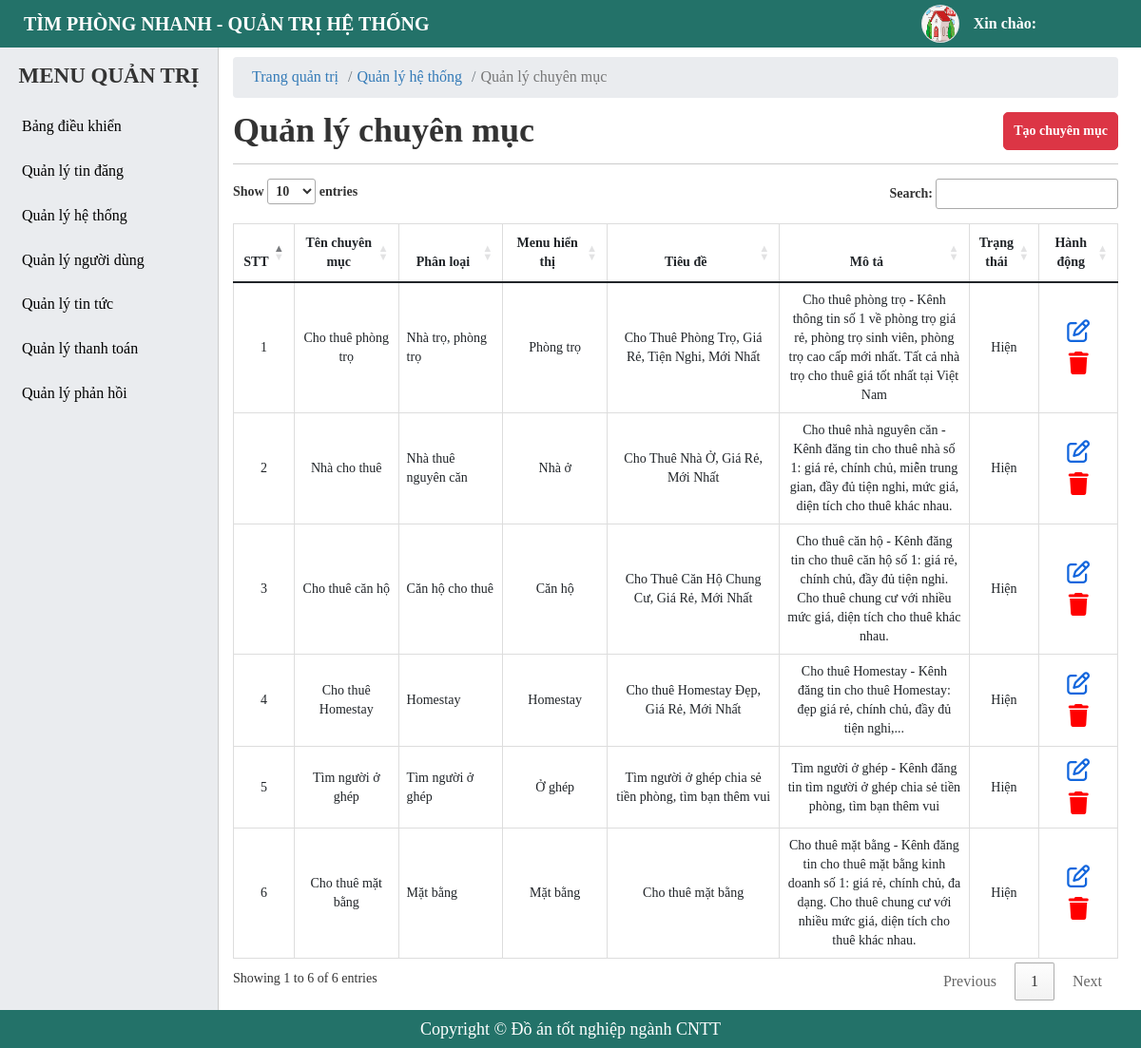
The app's page /admin/categories.php with its own data.
### tables this page shows
CREATE TABLE `tbl_categories` (
  `id` bigint(20) NOT NULL,
  `name` varchar(255) NOT NULL,
  `classify` varchar(255) NOT NULL,
  `slug` varchar(255) NOT NULL,
  `type` varchar(255) NOT NULL,
  `title` varchar(255) NOT NULL,
  `description` varchar(255) NOT NULL,
  `status` int(11) NOT NULL DEFAULT 1,
  `created_at` timestamp NOT NULL DEFAULT current_timestamp(),
  `updated_ad` timestamp NOT NULL DEFAULT current_timestamp()
);

### admin/categories.php (the view, shortened to what this page needs)
<?php
    include './include/connect.php';
    $queryCate = $conn->prepare("SELECT * FROM tbl_categories");
    $queryCate->execute();
    $resultsCate = $queryCate->fetchAll(PDO::FETCH_OBJ);
?>
<!DOCTYPE html>
<html lang="en">
<head>
    <?php include('include/link-css.php');?>
</head>
<body>
    <?php
     include('include/header.php');
    ?>
    <div id="main">
        <?php
        include('include/sidebar.php');
        ?>
        <div id="main-right">
            <nav aria-label="breadcrumb">
                <ol class="breadcrumb">
                    <li class="breadcrumb-item"><a href="#">Trang quản trị</a></li>
                    <li class="breadcrumb-item"><a href="#">Quản lý hệ thống</a></li>
                    <li class="breadcrumb-item active" aria-current="page">Quản lý chuyên mục</li>
                </ol>
            </nav>
            <section class="main-right-title">
                <div class="form-title">
                    <h1>Quản lý chuyên mục</h1>
                </div>
                <div class="account-btn">
                    <button class="btn btn-post btn-add">Tạo chuyên mục</button>
                </div>
            </section>
            <div class="main-right-table">
                <table class="table table-bordered table-post-list" id = "table-manage">
                    <thead>
                        <tr>
                            <th style="width: 5%;" >STT</th>
                            <th style="width: 12%;" >Tên chuyên mục</th>
                            <th style="width: 12%;" >Phân loại</th>
                            <th style="width: 12%;" >Menu hiển thị</th>
                            <th style="width: 20%;" >Tiêu đề</th>
                            <th style="width: 22%;" >Mô tả</th>
                            <th style="width: 8%;" >Trạng thái</th>
                            <th style="width: 10%;" >Hành động</th>
                        </tr>
                    </thead>
                    <tbody >
                        <?php foreach ($resultsCate as $key => $value) { ?>
                            <tr>
                                <td><?php echo $key+1 ?></td>
                                <td>
                                    <p><?php echo $value -> name ?></p>
                                </td>
                                <td style="text-align: left; ">
                                    <p><?php echo $value -> classify ?></p>
                                </td>
                                <td>
                                    <p><?php echo $value -> type ?></p>
                                </td>
                                <td>
                                    <p><?php echo $value -> title ?></p>
                                </td>
                                <td>
                                    <p><?php echo $value -> description ?></p>
                                </td>
                                <td>
                                    <?php if( $value -> status == 1){ ?>
                                        <p>Hiện</p>
                                    <?php }else{ ?>
                                        <p>Ẩn</p>
                                    <?php } ?>
                                </td>
                                <td>
                                    <a href="./categories.php?id=<?php echo $value -> id ?>" class="btn-setting btn-edit" style = "color: #1266dd;"><i class="fa-regular fa-pen-to-square"></i></a>
                                    <a href="./categories.php?del=<?php echo $value -> id ?>" class="btn-setting" style = "color: red;" onclick="return confirm('Bạn chắc chắn muốn xóa?');" ><i class="fa-solid fa-trash"></i>
                                    </a>
                                </td>
                            </tr>
                        <?php } ?>
                    </tbody>
                </table>
            </div>
        </div>
    </div>
    <?php include('include/footer.php');?>
</body>
</html>

### admin/css/style.css (style rules this page uses)
* { margin: 0; padding: 0; box-sizing: border-box; font-family: "MS Mincho"; }
a, a:hover { text-decoration: none; transition: all 0.3s ease-in-out 0s; -moz-transition: all 0.3s ease-in-out 0s; -o-transition: all 0.3s ease-in-out 0s; -webkit-transition: all 0.3s ease-in-out 0s; -ms-transition: all 0.3s ease-in-out 0s; }
.btn { height: 40px; border-radius: 5px; border: 1px solid #3961fb; background: #3961fb; font-weight: 700; color: #fff; display: inline-flex; align-items: center; justify-content: center; text-decoration: none; cursor: pointer; padding: 0 10px; margin: 5px 0; }
body { height: 100%; }
#main-right { padding: 60px 24px 50px 245px; }
#main-right .breadcrumb { background-color: #eaecef; padding: 10px 20px; margin-bottom: 0; }
#main-right li, #main-right a { font-size: 16px; }
.main-right-title { display: flex; justify-content: space-between; border-bottom: 1px solid #ccc; margin-bottom: 15px; }
.form-title { margin: 15px 0; }
.form-title h1 { font-weight: 700; }
.account-btn { display: flex; justify-content: center; align-items: center; }
.btn-post { color: #fff; background-color: #dc3545; border-color: #dc3545; margin-left: 6px; }
#main-right .table-bordered th, .table-bordered td { text-align: center; font-size: 14px; }
.main-right-table .table-post-list { border-collapse: collapse; }
.table-post-list td { vertical-align: middle !important; white-space: normal; }
.table-post-list .btn-setting { margin: 0 5px; font-size: 24px !important; }

### records on screen
tbl_categories: name "Cho thuê phòng trọ", classify "Nhà trọ, phòng trọ", type "Phòng trọ", title "Cho Thuê Phòng Trọ, Giá Rẻ, Tiện Nghi, Mới Nhất", description "Cho thuê phòng trọ - Kênh thông tin số 1 về phòng trọ giá rẻ, phòng trọ sinh viên, phòng trọ cao cấp mới nhất. Tất cả nhà trọ cho thuê giá tốt nhất tại Việt Nam", status "Hiện"
tbl_categories: name "Nhà cho thuê", classify "Nhà thuê nguyên căn", type "Nhà ở", title "Cho Thuê Nhà Ở, Giá Rẻ, Mới Nhất", description "Cho thuê nhà nguyên căn - Kênh đăng tin cho thuê nhà số 1: giá rẻ, chính chủ, miễn trung gian, đầy đủ tiện nghi, mức giá, diện tích cho thuê khác nhau.", status "Hiện"
tbl_categories: name "Cho thuê căn hộ", classify "Căn hộ cho thuê", type "Căn hộ", title "Cho Thuê Căn Hộ Chung Cư, Giá Rẻ, Mới Nhất", description "Cho thuê căn hộ - Kênh đăng tin cho thuê căn hộ số 1: giá rẻ, chính chủ, đầy đủ tiện nghi. Cho thuê chung cư với nhiều mức giá, diện tích cho thuê khác nhau.", status "Hiện"
tbl_categories: name "Cho thuê Homestay", classify "Homestay", type "Homestay", title "Cho thuê Homestay Đẹp, Giá Rẻ, Mới Nhất", description "Cho thuê Homestay - Kênh đăng tin cho thuê Homestay: đẹp giá rẻ, chính chủ, đầy đủ tiện nghi,...", status "Hiện"
tbl_categories: name "Tìm người ở ghép", classify "Tìm người ở ghép", type "Ở ghép", title "Tìm người ở ghép chia sẻ tiền phòng, tìm bạn thêm vui", description "Tìm người ở ghép - Kênh đăng tin tìm người ở ghép chia sẻ tiền phòng, tìm bạn thêm vui", status "Hiện"
tbl_categories: name "Cho thuê mặt bằng", classify "Mặt bằng", type "Mặt bằng", title "Cho thuê mặt bằng", description "Cho thuê mặt bằng - Kênh đăng tin cho thuê mặt bằng kinh doanh số 1: giá rẻ, chính chủ, đa dạng. Cho thuê chung cư với nhiều mức giá, diện tích cho thuê khác nhau.", status "Hiện"
